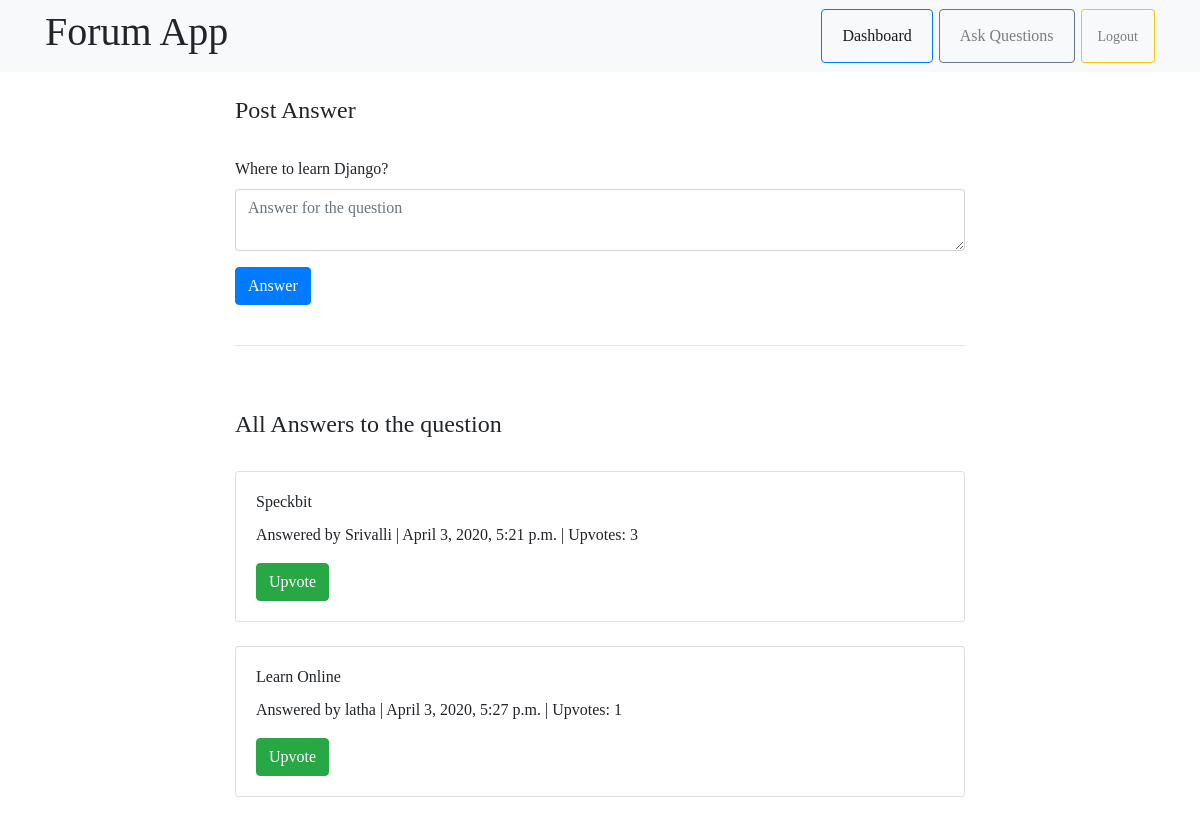
The page /discussion/2/ on the database as committed earlier.
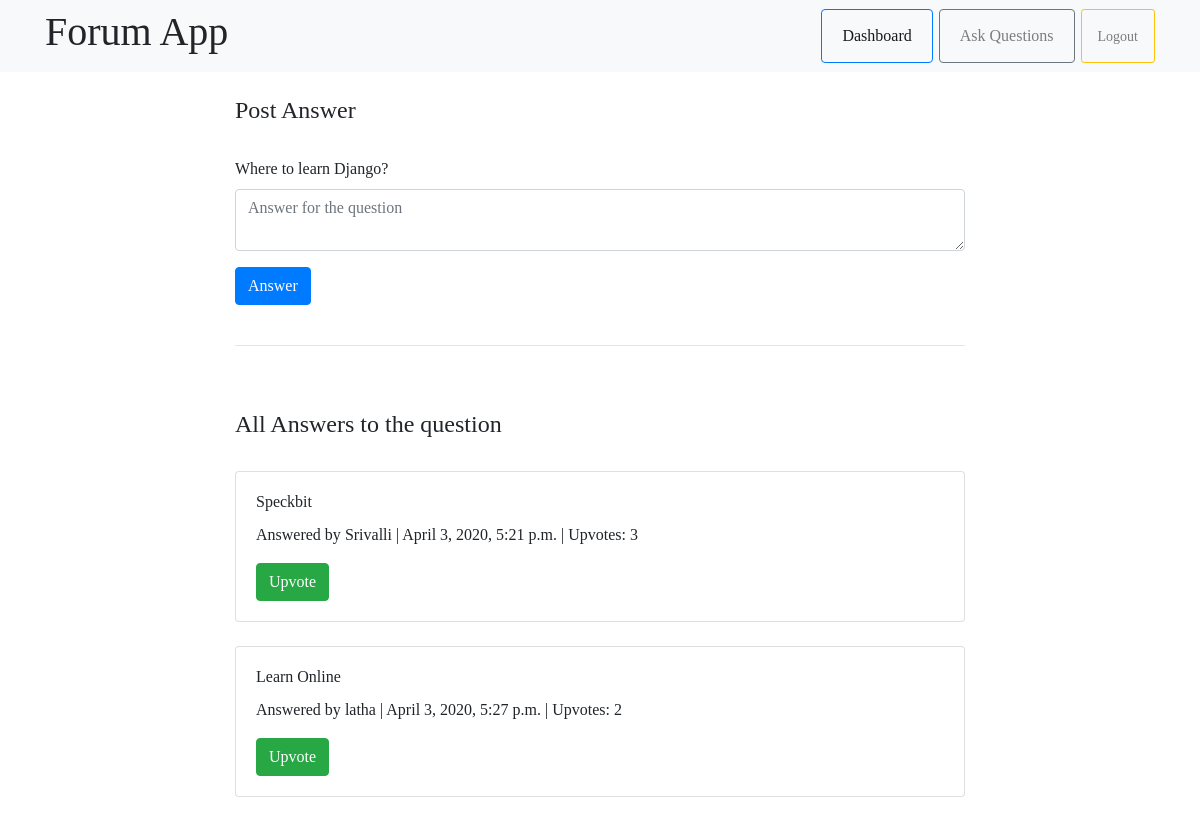
The same page on the database as committed later.
### quora/models.py (models this page shows, shortened)
class Answer(models.Model):
	answer = models.CharField(max_length=1000, blank=True)
	timestamp = models.DateTimeField(auto_now_add=True, blank=True)
	question = models.ForeignKey(Question, on_delete=models.CASCADE)
	author = models.ForeignKey(User, on_delete=models.CASCADE)
	upvotes = models.IntegerField(blank=True)

### quora/views.py (the view, shortened to what this page needs)
# urls.py: path('discussion/<int:question_id>/',discussion),
def discussion(request, question_id):
    question=Question.objects.get(pk=question_id)
    all_answers=Answer.objects.filter(question=question_id)
    return render(request,"discussion.html", {"all_answers":all_answers,"question":question})

### quora/templates/discussion.html (shortened to what this page needs)
{% extends 'base1.html' %}
{% block body %}
	<div class="container">
		<div class="row">
			<div class="col-md-2"></div>
			<div class="col-md-8">
				<div class="sub-head mt-4 mb-2">
					<h4>Post Answer</h4>
				</div><br>
				<form action="/discussion/{{question.id}}/" method="POST">
					<div class="form-group">
						<label>{{question.question}}</label>
						<textarea class="form-control" name="answer" placeholder="Answer for the question"></textarea>
					</div>
					<button type="submit" class="btn btn-primary">Answer</button>
				</form>
				<br>
				<hr>
				<br>
				<div class="sub-head mt-4 mb-2">
					<h4>All Answers to the question</h4>
				</div><br>
				{% for answer in all_answers %}
					<div class="card">
						<div class="card-body">
							<h6 class="card-title">{{ answer.answer }}</h6>
							<p class="card-text">Answered by {{ answer.author }} | {{ answer.timestamp }} | Upvotes: {{ answer.upvotes }}</p>
							<a href="/upvote/{{answer.id}}/" class="btn btn-success">Upvote</a>
						</div>
					</div><br>
				{% endfor %}
			</div>
			<div class="col-md-2"></div>
		</div>
	</div>
{% endblock %}

Rows that differ between the two databases and show on the page:
changed Answer "Learn Online": upvotes "1" → "2"
